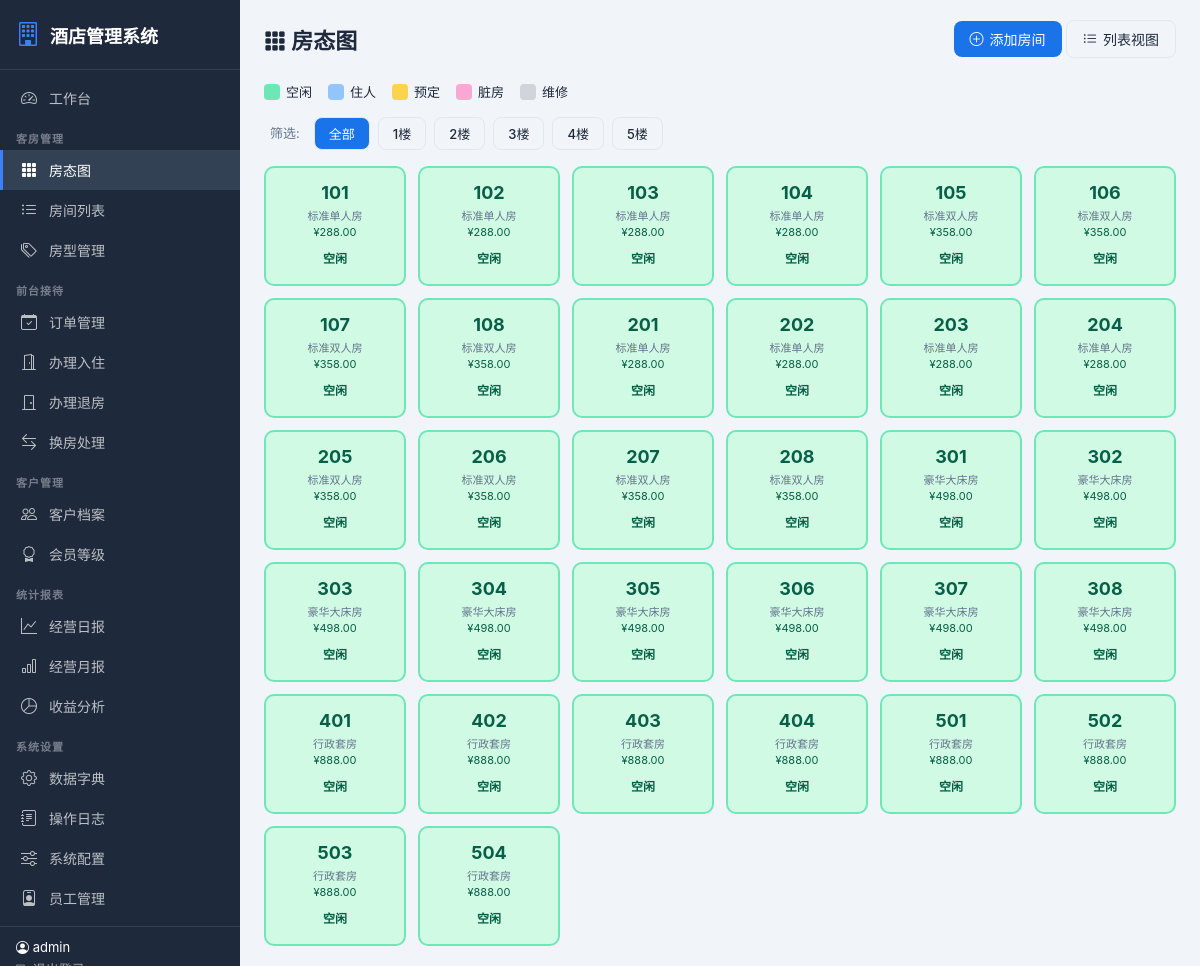
The app's page /rooms/ (signed in) with its own data.
### rooms/models.py (models this page shows, shortened)
class Room(models.Model):
    STATUS_CHOICES = [
        ("available", "空闲"),
        ("occupied", "住人"),
        ("reserved", "预定"),
        ("dirty", "脏房"),
        ("maintenance", "维修"),
    ]
    room_number = models.CharField(verbose_name="房间号", max_length=20, unique=True)
    floor = models.IntegerField(verbose_name="楼层", default=1)
    room_type = models.ForeignKey(RoomType, on_delete=models.CASCADE, verbose_name="房型")
    status = models.CharField(verbose_name="状态", max_length=20, choices=STATUS_CHOICES, default="available")
    price_override = models.DecimalField(verbose_name="价格覆盖", max_digits=10, decimal_places=2, default=0, help_text="0表示使用房型默认价格")
    notes = models.TextField(verbose_name="备注", blank=True)
    created_at = models.DateTimeField(verbose_name="创建时间", auto_now_add=True)
    class Meta:
        verbose_name = "房间"
        verbose_name_plural = "房间管理"
    def current_price(self):
        if self.price_override > 0:
            return self.price_override
        return self.room_type.base_price

class RoomType(models.Model):
    name = models.CharField(verbose_name="房型名称", max_length=50, unique=True)
    code = models.CharField(verbose_name="房型代码", max_length=20, unique=True)
    description = models.TextField(verbose_name="描述", blank=True)
    base_price = models.DecimalField(verbose_name="基础价格", max_digits=10, decimal_places=2)
    weekend_price = models.DecimalField(verbose_name="周末价格", max_digits=10, decimal_places=2, default=0)
    holiday_price = models.DecimalField(verbose_name="节假日价格", max_digits=10, decimal_places=2, default=0)
    capacity = models.IntegerField(verbose_name="容纳人数", default=2)
    bed_type = models.CharField(verbose_name="床型", max_length=50, default="大床")
    area = models.CharField(verbose_name="面积", max_length=20, blank=True)
    amenities = models.TextField(verbose_name="设施", blank=True)
    created_at = models.DateTimeField(verbose_name="创建时间", auto_now_add=True)
    class Meta:
        verbose_name = "房型"
        verbose_name_plural = "房型管理"

### rooms/views.py (the view)
# urls.py: path("", views.room_grid, name="room_grid"),
@login_required
def room_grid(request):
    rooms = Room.objects.select_related("room_type").all().order_by("floor", "room_number")
    room_types = RoomType.objects.all()
    status_filter = request.GET.get("status", "")
    floor_filter = request.GET.get("floor", "")
    type_filter = request.GET.get("type", "")
    if status_filter:
        rooms = rooms.filter(status=status_filter)
    if floor_filter:
        rooms = rooms.filter(floor=floor_filter)
    if type_filter:
        rooms = rooms.filter(room_type_id=type_filter)
    floors = sorted(set(Room.objects.values_list("floor", flat=True)))
    context = {
        "rooms": rooms,
        "room_types": room_types,
        "floors": floors,
        "status_filter": status_filter,
        "floor_filter": floor_filter,
        "type_filter": type_filter,
        "status_choices": Room.STATUS_CHOICES,
    }
    return render(request, "rooms/room_grid.html", context)

### rooms/templates/rooms/room_grid.html (shortened to what this page needs)
{% extends 'base.html' %}
{% block content %}
<div class="page-header">
    <h1><i class="bi bi-grid-3x3-gap-fill"></i> 房态图</h1>
    <div>
        <a href="{% url 'rooms:room_create' %}" class="btn btn-primary"><i class="bi bi-plus-circle"></i> 添加房间</a>
        <a href="{% url 'rooms:room_list' %}" class="btn btn-outline"><i class="bi bi-list-ul"></i> 列表视图</a>
    </div>
</div>
<div style="display:flex;gap:16px;flex-wrap:wrap;margin-bottom:16px;">
    {% for s in status_choices %}
    <div style="display:flex;align-items:center;gap:6px;cursor:pointer" onclick="location.href='?status={{ s.0 }}'">
        <div style="width:16px;height:16px;border-radius:4px;{% if s.0 == 'available' %}background:#6ee7b7{% elif s.0 == 'occupied' %}background:#93c5fd{% elif s.0 == 'reserved' %}background:#fcd34d{% elif s.0 == 'dirty' %}background:#f9a8d4{% else %}background:#d1d5db{% endif %}"></div>
        <span style="font-size:13px">{{ s.1 }}</span>
    </div>
    {% endfor %}
</div>
<div class="filter-bar">
    <span style="font-size:13px;color:var(--text-light);padding:6px">筛选:</span>
    <a href="?" class="btn btn-outline btn-sm {% if not status_filter and not floor_filter and not type_filter %}active{% endif %}" style="{% if not status_filter and not floor_filter and not type_filter %}background:var(--primary);color:#fff{% endif %}">全部</a>
    {% for f in floors %}
    <a href="?floor={{ f }}" class="btn btn-outline btn-sm {% if floor_filter == f|stringformat:'s' %}active{% endif %}" style="{% if floor_filter == f|stringformat:'s' %}background:var(--primary);color:#fff{% endif %}">{{ f }}楼</a>
    {% endfor %}
</div>
<div class="room-grid">
    {% for room in rooms %}
    <div class="room-card {{ room.status }}" onclick="window.location='{% url 'rooms:room_detail' room.pk %}'">
        <div class="room-number">{{ room.room_number }}</div>
        <div class="room-type">{{ room.room_type.name }}</div>
        <div class="room-price">¥{{ room.current_price }}</div>
        <div style="margin-top:6px;">
            <span class="badge badge-{% if room.status == 'available' %}success{% elif room.status == 'occupied' %}info{% elif room.status == 'reserved' %}warning{% elif room.status == 'dirty' %}danger{% else %}gray{% endif %}">{{ room.get_status_display }}</span>
        </div>
    </div>
    {% empty %}
    <div style="grid-column:1/-1;text-align:center;padding:40px;color:var(--text-light)">
        <i class="bi bi-inbox" style="font-size:48px;display:block;margin-bottom:12px"></i>
        暂无房间数据，请先添加房间
    </div>
    {% endfor %}
</div>
{% endblock %}

### templates/base.html (shortened to what this page needs)
<!DOCTYPE html>
<html lang="zh-CN">
<head>
    {% load static %}
    <link rel="stylesheet" href="{% static 'css/style.css' %}">
    <link rel="stylesheet" href="https://cdn.jsdelivr.net/npm/bootstrap-icons@1.11.3/font/bootstrap-icons.css">
</head>
<body>
    {% if user.is_authenticated %}
    <aside class="sidebar">
        <div class="sidebar-brand">
            <i class="bi bi-building"></i>
            <span>酒店管理系统</span>
        </div>
        <nav class="sidebar-nav">
            <a href="{% url 'dashboard' %}" class="sidebar-item {% if request.resolver_match.url_name == 'dashboard' %}active{% endif %}">
                <i class="bi bi-speedometer2"></i> <span>工作台</span>
            </a>
            <div class="sidebar-section">客房管理</div>
            <a href="{% url 'rooms:room_grid' %}" class="sidebar-item {% if 'rooms' in request.path and 'types' not in request.path %}active{% endif %}">
                <i class="bi bi-grid-3x3-gap-fill"></i> <span>房态图</span>
            </a>
            <a href="{% url 'rooms:room_list' %}" class="sidebar-item">
                <i class="bi bi-list-ul"></i> <span>房间列表</span>
            </a>
            <a href="{% url 'rooms:room_type_list' %}" class="sidebar-item {% if 'types' in request.path %}active{% endif %}">
                <i class="bi bi-tags"></i> <span>房型管理</span>
            </a>
            <div class="sidebar-section">前台接待</div>
            <a href="{% url 'bookings:booking_list' %}" class="sidebar-item {% if 'bookings' in request.path and 'check' not in request.path %}active{% endif %}">
                <i class="bi bi-calendar-check"></i> <span>订单管理</span>
            </a>
            <a href="{% url 'bookings:check_in' %}" class="sidebar-item">
                <i class="bi bi-door-open"></i> <span>办理入住</span>
            </a>
            <a href="{% url 'bookings:check_out' %}" class="sidebar-item">
                <i class="bi bi-door-closed"></i> <span>办理退房</span>
            </a>
            <a href="{% url 'bookings:room_change' %}" class="sidebar-item">
                <i class="bi bi-arrow-left-right"></i> <span>换房处理</span>
            </a>
            <div class="sidebar-section">客户管理</div>
            <a href="{% url 'customers:customer_list' %}" class="sidebar-item {% if 'customers' in request.path and 'membership' not in request.path %}active{% endif %}">
                <i class="bi bi-people"></i> <span>客户档案</span>
            </a>
            <a href="{% url 'customers:membership_list' %}" class="sidebar-item">
                <i class="bi bi-award"></i> <span>会员等级</span>
            </a>
            <div class="sidebar-section">统计报表</div>
            <a href="{% url 'reports:daily_report' %}" class="sidebar-item">
                <i class="bi bi-graph-up"></i> <span>经营日报</span>
            </a>
            <a href="{% url 'reports:monthly_report' %}" class="sidebar-item">
                <i class="bi bi-bar-chart"></i> <span>经营月报</span>
            </a>
            <a href="{% url 'reports:revenue_analysis' %}" class="sidebar-item">
                <i class="bi bi-pie-chart"></i> <span>收益分析</span>
            </a>
            <div class="sidebar-section">系统设置</div>
            <a href="{% url 'system:dict_list' %}" class="sidebar-item">
                <i class="bi bi-gear"></i> <span>数据字典</span>
            </a>
            <a href="{% url 'system:operation_logs' %}" class="sidebar-item">
                <i class="bi bi-journal-text"></i> <span>操作日志</span>
            </a>
            <a href="{% url 'system:hotel_config' %}" class="sidebar-item">
                <i class="bi bi-sliders"></i> <span>系统配置</span>
            </a>
            <a href="{% url 'accounts:user_list' %}" class="sidebar-item">
                <i class="bi bi-person-badge"></i> <span>员工管理</span>
            </a>
        </nav>
        <div class="sidebar-footer">
            <div style="margin-bottom:4px;"><i class="bi bi-person-circle"></i> {{ user.username }}</div>
            <a href="{% url 'accounts:logout' %}"><i class="bi bi-box-arrow-right"></i> 退出登录</a>
        </div>
    </aside>
    {% endif %}
    <main class="main-content">
        {% block content %}{% endblock %}
    </main>
</body>
</html>

### static/css/style.css (style rules this page uses)
:root { --primary: #1a73e8; --primary-dark: #1557b0; --sidebar-bg: #1e293b; --sidebar-hover: #334155; --bg: #f1f5f9; --card-bg: #ffffff; --text: #1e293b; --text-light: #64748b; --border: #e2e8f0; --success: #10b981; --warning: #f59e0b; --danger: #ef4444; --info: #3b82f6; }
* { margin: 0; padding: 0; box-sizing: border-box; }
body { font-family: -apple-system, BlinkMacSystemFont, "Segoe UI", Roboto, "PingFang SC", "Microsoft YaHei", sans-serif; background: var(--bg); color: var(--text); display: flex; min-height: 100vh; }
.sidebar { width: 240px; min-height: 100vh; background: var(--sidebar-bg); color: #fff; position: fixed; left: 0; top: 0; bottom: 0; z-index: 1000; display: flex; flex-direction: column; overflow-y: auto; }
.sidebar-brand { padding: 20px 16px; font-size: 18px; font-weight: 700; border-bottom: 1px solid rgba(255,255,255,0.1); display: flex; align-items: center; gap: 10px; }
.sidebar-brand i { font-size: 24px; color: var(--info); }
.sidebar-nav { flex: 1; padding: 8px 0; }
.sidebar-section { padding: 12px 16px 4px; font-size: 11px; text-transform: uppercase; color: rgba(255,255,255,0.4); letter-spacing: 1px; font-weight: 600; }
.sidebar-item { display: flex; align-items: center; gap: 10px; padding: 10px 16px; color: rgba(255,255,255,0.7); text-decoration: none; font-size: 14px; transition: all 0.15s; border-left: 3px solid transparent; }
.sidebar-item.active { background: var(--sidebar-hover); color: #fff; border-left-color: var(--info); }
.sidebar-item i { font-size: 16px; width: 20px; text-align: center; }
.sidebar-footer { padding: 12px 16px; border-top: 1px solid rgba(255,255,255,0.1); font-size: 13px; }
.sidebar-footer a { color: rgba(255,255,255,0.6); text-decoration: none; }
.main-content { margin-left: 240px; flex: 1; padding: 20px 24px; min-height: 100vh; }
.page-header { display: flex; justify-content: space-between; align-items: center; margin-bottom: 24px; }
.page-header h1 { font-size: 22px; font-weight: 700; }
.room-grid { display: grid; grid-template-columns: repeat(auto-fill, minmax(130px, 1fr)); gap: 12px; }
.room-card { padding: 14px 12px; border-radius: 10px; text-align: center; font-size: 13px; cursor: pointer; transition: transform 0.15s, box-shadow 0.15s; border: 2px solid transparent; }
.room-card .room-number { font-size: 18px; font-weight: 700; }
.room-card .room-type { font-size: 11px; color: #64748b; margin-top: 4px; }
.room-card .room-price { font-size: 11px; margin-top: 2px; }
.room-card.available { background: #d1fae5; border-color: #6ee7b7; color: #065f46; }
.badge { display: inline-block; padding: 4px 10px; border-radius: 20px; font-size: 12px; font-weight: 600; }
.badge-success { background: #d1fae5; color: #065f46; }
.btn { display: inline-flex; align-items: center; gap: 6px; padding: 8px 16px; border-radius: 8px; font-size: 14px; font-weight: 500; border: none; cursor: pointer; text-decoration: none; transition: all 0.15s; }
.btn-primary { background: var(--primary); color: #fff; }
.btn-outline { background: transparent; border: 1px solid var(--border); color: var(--text); }
.btn-sm { padding: 5px 10px; font-size: 12px; }
.filter-bar { display: flex; gap: 8px; flex-wrap: wrap; margin-bottom: 16px; }
.filter-bar .btn-outline { font-size: 13px; padding: 6px 14px; }

### records on screen
Room: room_number "101", room_type.name "标准单人房", current_price "288.00", status "空闲"
Room: room_number "102", room_type.name "标准单人房", current_price "288.00", status "空闲"
Room: room_number "103", room_type.name "标准单人房", current_price "288.00", status "空闲"
Room: room_number "104", room_type.name "标准单人房", current_price "288.00", status "空闲"
Room: room_number "105", room_type.name "标准双人房", current_price "358.00", status "空闲"
Room: room_number "106", room_type.name "标准双人房", current_price "358.00", status "空闲"
Room: room_number "107", room_type.name "标准双人房", current_price "358.00", status "空闲"
Room: room_number "108", room_type.name "标准双人房", current_price "358.00", status "空闲"
Room: room_number "201", room_type.name "标准单人房", current_price "288.00", status "空闲"
Room: room_number "202", room_type.name "标准单人房", current_price "288.00", status "空闲"
Room: room_number "203", room_type.name "标准单人房", current_price "288.00", status "空闲"
Room: room_number "204", room_type.name "标准单人房", current_price "288.00", status "空闲"
Room: room_number "205", room_type.name "标准双人房", current_price "358.00", status "空闲"
Room: room_number "206", room_type.name "标准双人房", current_price "358.00", status "空闲"
Room: room_number "207", room_type.name "标准双人房", current_price "358.00", status "空闲"
Room: room_number "208", room_type.name "标准双人房", current_price "358.00", status "空闲"
Room: room_number "301", room_type.name "豪华大床房", current_price "498.00", status "空闲"
Room: room_number "302", room_type.name "豪华大床房", current_price "498.00", status "空闲"
Room: room_number "303", room_type.name "豪华大床房", current_price "498.00", status "空闲"
Room: room_number "304", room_type.name "豪华大床房", current_price "498.00", status "空闲"
Room: room_number "305", room_type.name "豪华大床房", current_price "498.00", status "空闲"
Room: room_number "306", room_type.name "豪华大床房", current_price "498.00", status "空闲"
Room: room_number "307", room_type.name "豪华大床房", current_price "498.00", status "空闲"
Room: room_number "308", room_type.name "豪华大床房", current_price "498.00", status "空闲"
Room: room_number "401", room_type.name "行政套房", current_price "888.00", status "空闲"
Room: room_number "402", room_type.name "行政套房", current_price "888.00", status "空闲"
Room: room_number "403", room_type.name "行政套房", current_price "888.00", status "空闲"
Room: room_number "404", room_type.name "行政套房", current_price "888.00", status "空闲"
Room: room_number "501", room_type.name "行政套房", current_price "888.00", status "空闲"
Room: room_number "502", room_type.name "行政套房", current_price "888.00", status "空闲"
Room: room_number "503", room_type.name "行政套房", current_price "888.00", status "空闲"
Room: room_number "504", room_type.name "行政套房", current_price "888.00", status "空闲"

### other values on screen
{{ user.username }} "admin"
{{ s.1 }} "空闲" "住人" "预定" "脏房" "维修"
{{ f }} "1" "2" "3" "4" "5"
